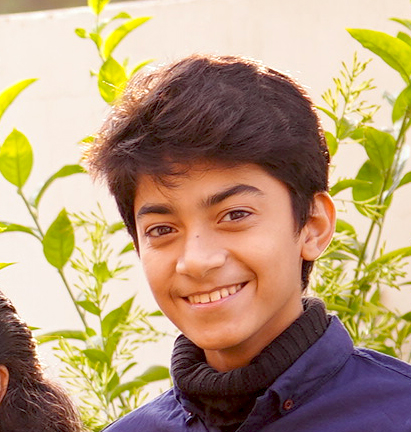
#> input picture resources/AHS0cc2566.jpg, 411 x 432 px
$ python imageBorder.py
#> lines starting #> are read from the running program, lines starting #| are printed output that depends on the picture
import cv2
import numpy as np

img = cv2.imread("resources/AHS0cc2566.jpg")
#> img is the input picture: shape (432, 411, 3); mean B, G, R 122.9, 154.9, 181.8
img = cv2.resize(img,(500,600))
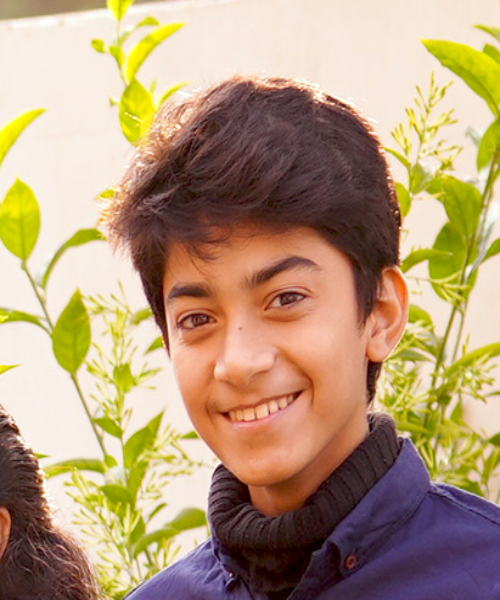
#> img: shape (600, 500, 3); mean B, G, R 122.8, 154.8, 181.6
img0 = cv2.resize(img,(420,520))
img1=cv2.copyMakeBorder(img0,40,40,40,40,cv2.BORDER_CONSTANT,None,value=2)
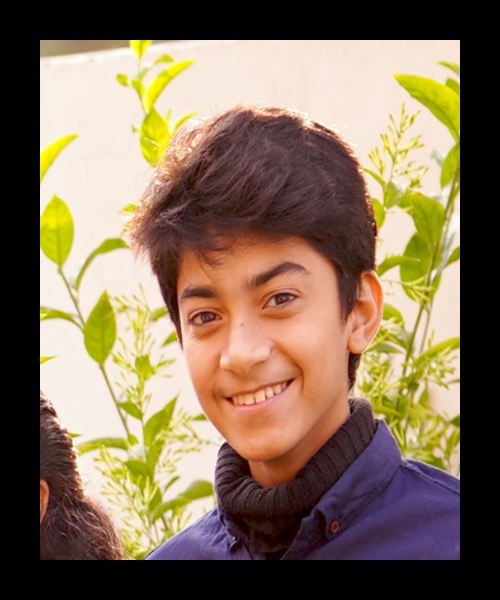
#> img1: shape (600, 500, 3); mean B, G, R 89.9, 112.6, 132.2
print(img.shape,img0.shape,img1.shape)
#| (600, 500, 3) (520, 420, 3) (600, 500, 3)
h = np.hstack((img,img1))
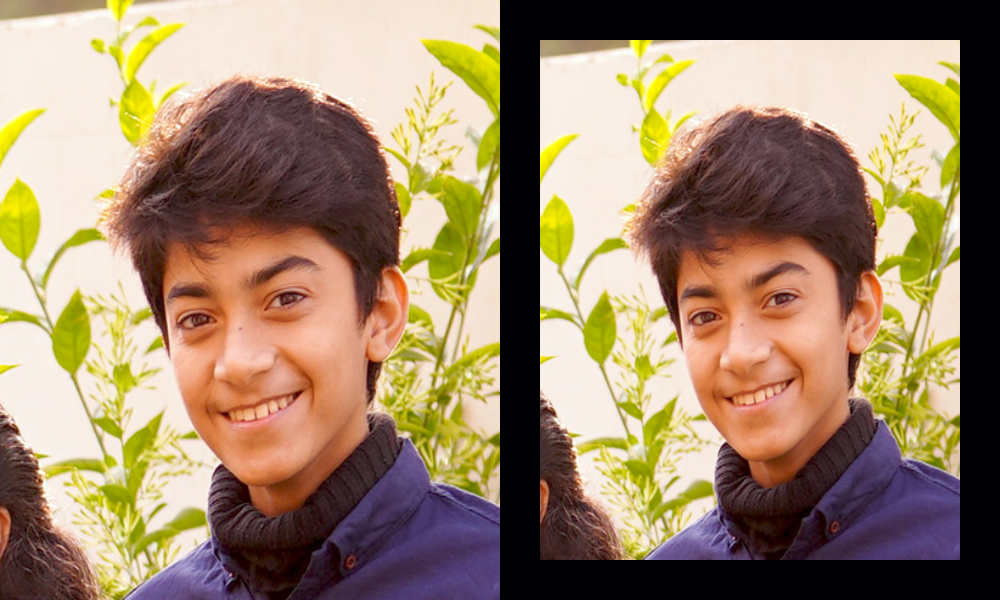
#> h: shape (600, 1000, 3); mean B, G, R 106.3, 133.7, 156.9
cv2.imshow("M.faraz nadir",h)
cv2.waitKey(0)
cv2.destroyAllWindows()

$ run again, with resources/AHS02274.JPG copied over resources/AHS0cc2566.jpg
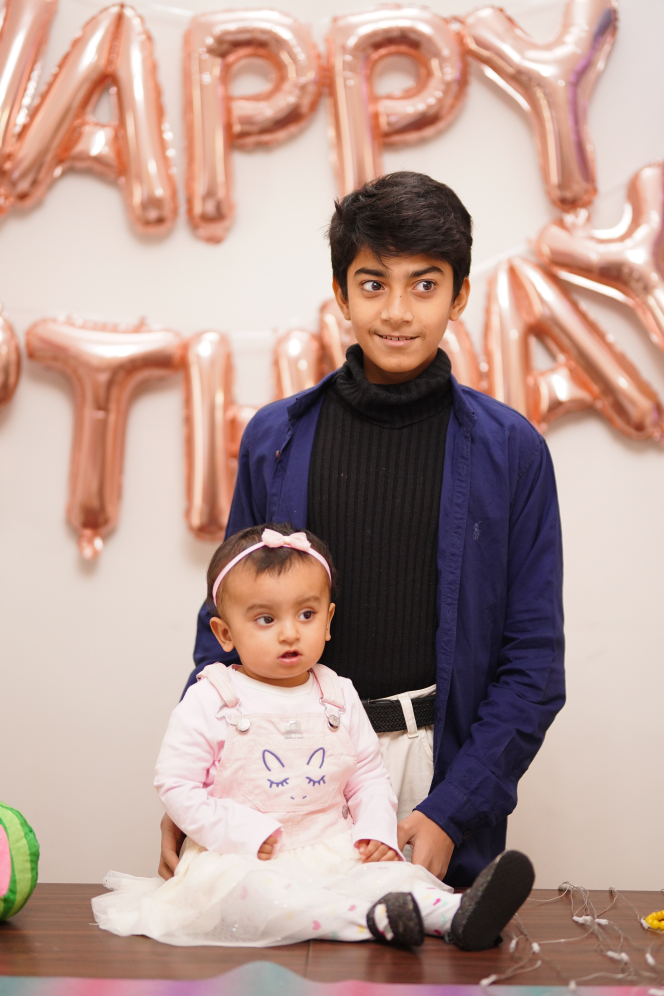
#> input picture resources/AHS02274.JPG, 2656 x 3984 px (shown at 1/4 size)
#> img is the input picture: shape (3984, 2656, 3); mean B, G, R 147.7, 155.8, 183.1
#> img: shape (600, 500, 3)
#> `img1=cv2.copyMakeBorder(img0,40,40,40,40,cv2.BORDER_CONSTANT,None,valu..`:
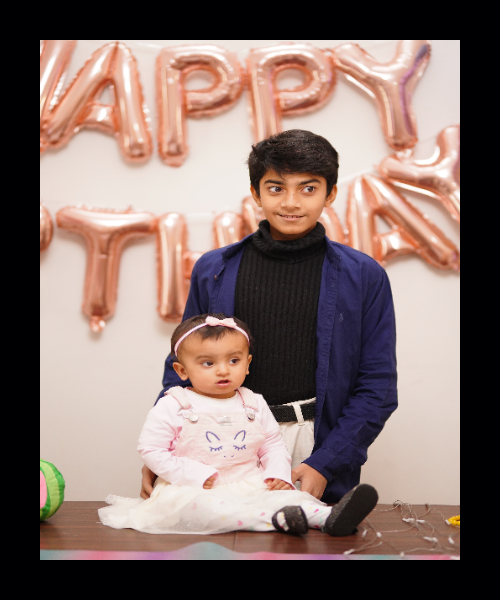
#> img1: shape (600, 500, 3); mean B, G, R 107.9, 113.3, 133.2
#| (600, 500, 3) (520, 420, 3) (600, 500, 3)
#> `h = np.hstack((img,img1))`:
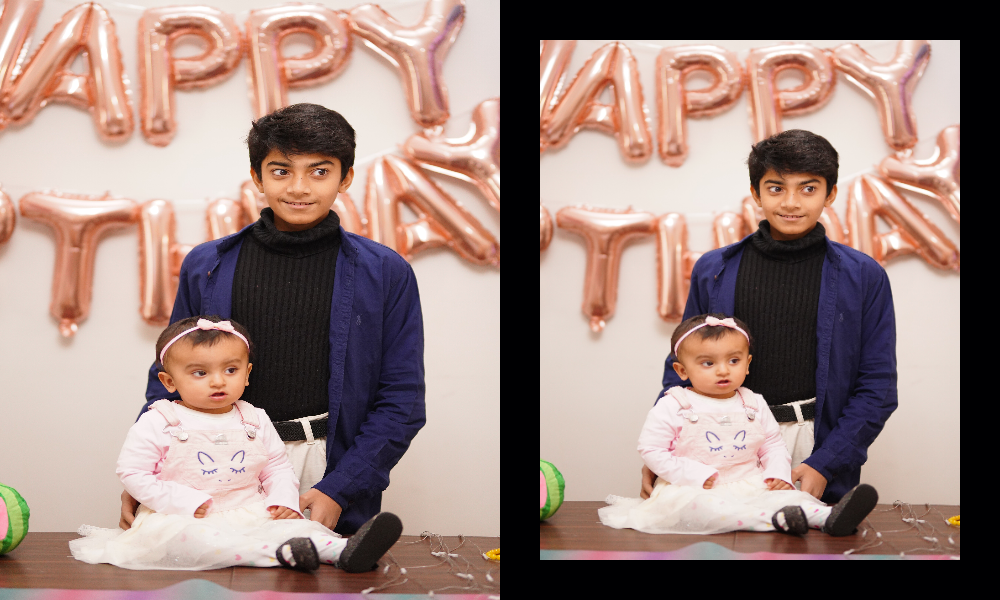
#> h: shape (600, 1000, 3); mean B, G, R 127.7, 134.5, 158.1
